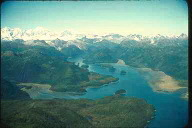
#> input picture BTLXLA_B20DCDT102_Phạm Trung Kiên/Negative Transformation/am_ban.jpg, 192 x 128 px
$ python am_ban.py
#> lines starting #> are read from the running program, lines starting #| are printed output that depends on the picture
import cv2
import matplotlib.pyplot as plt

# Read an image
img_bgr = cv2.imread('am_ban.jpg', 1)
#> img_bgr is the input picture: shape (128, 192, 3); mean B, G, R 130.1, 137.2, 92.2


plt.subplot(1, 2, 1)
plt.imshow(cv2.cvtColor(img_bgr, cv2.COLOR_BGR2RGB))
plt.title('Original Image')
plt.axis('off')

img_negative = 255 - img_bgr
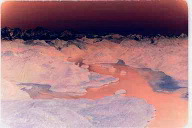
#> img_negative: shape (128, 192, 3); mean B, G, R 124.9, 117.8, 162.8
plt.subplot(1, 2, 2)
plt.imshow(cv2.cvtColor(img_negative, cv2.COLOR_BGR2RGB))
plt.title('Negative Transformed Image')
plt.axis('off')

plt.tight_layout()
plt.show()
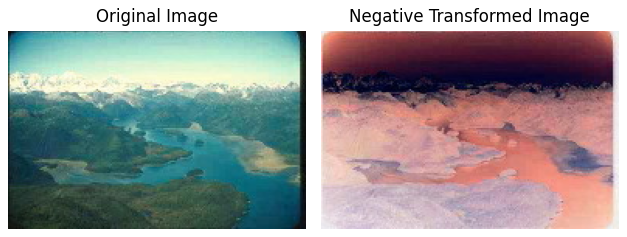
#> figure drawn by matplotlib, 2 panels
